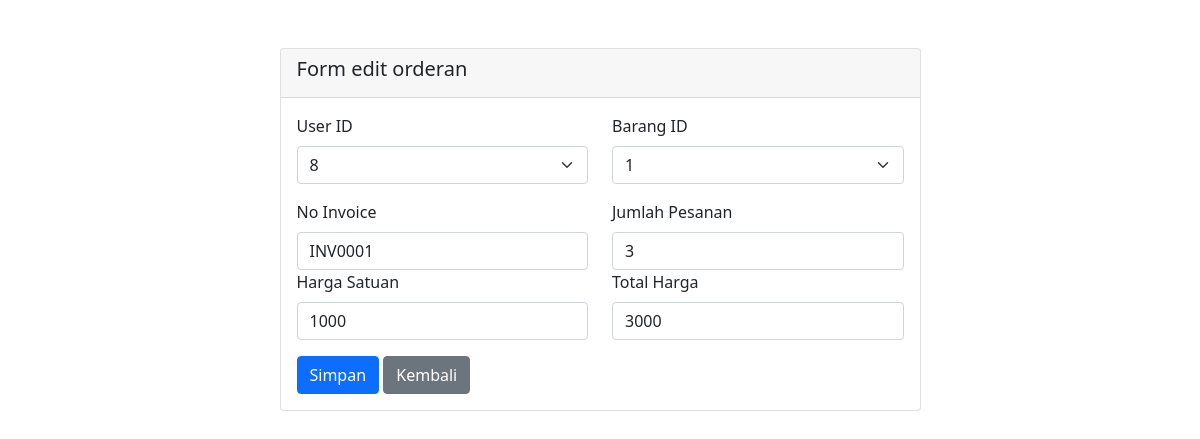
The app's page /edit-order.php?order_id=1 with its own data.
### tables this page shows
CREATE TABLE `tbl_trx_order` (
  `order_id` int(11) NOT NULL,
  `user_id` int(11) NOT NULL,
  `barang_id` int(11) NOT NULL,
  `no_invoice` varchar(50) NOT NULL,
  `jumlah_pesanan` decimal(10,0) NOT NULL,
  `harga_satuan` decimal(10,0) NOT NULL,
  `total_harga` decimal(10,0) NOT NULL
);

### www/edit-order.php (the view, shortened to what this page needs)
<?php
require_once("koneksi.php");
$id = $_GET['order_id'];
$query = "SELECT * FROM tbl_trx_order WHERE order_id = $id";
$result = mysqli_query($db, $query);
$row = mysqli_fetch_assoc($result);
?>
<!doctype html>
<html lang="en">
<head>
    <link href="https://cdn.jsdelivr.net/npm/bootstrap@5.0.2/dist/css/bootstrap.min.css" rel="stylesheet">
</head>
<body>
    <div class="container mt-6">
        <div class="row justify-content-center">
            <div class="col-7 mt-5">
                <div class="card">
                    <div class="card-header">
                        <h5>Form edit orderan</h5>
                    </div>
                    <div class="card-body">
                        <form action="update-order.php" method="POST">
                            <div class="row">
                                <div class="col">
                                    <div class="mb-3">
                                        <label class="form-label">User ID</label>
                                        <select class="form-select" aria-label="Default select example" name="user_id">
                                            <option selected><?= $row['user_id'] ?></option>
                                        </select>
                                    </div>
                                </div>
                                <div class="col">
                                    <div class="mb-3">
                                        <label class="form-label">Barang ID</label>
                                        <select class="form-select" aria-label="Default select example" name="barang_id">
                                            <option selected><?= $row['barang_id'] ?></option>
                                        </select>
                                    </div>
                                </div>
                            </div>
                            <div class="row">
                                <div class="col">
                                    <label for="yourUsername" class="form-label">No Invoice</label>
                                    <div class="input-group has-validation">
                                        <input type="text" name="no_invoice" value="<?= $row['no_invoice'] ?>" class="form-control" id="yourUsername" required>
                                    </div>
                                </div>
                                <div class="col">
                                    <label for="yourUsername" class="form-label">Jumlah Pesanan</label>
                                    <div class="input-group has-validation">
                                        <input type="text" name="jumlah_pesanan" value="<?= $row['jumlah_pesanan'] ?>" class="form-control" id="txt1" onkeyup="sum();" required>
                                    </div>
                                </div>
                            </div>
                            <div class="row">
                                <div class="col">
                                    <label for="yourUsername" class="form-label">Harga Satuan</label>
                                    <div class="input-group has-validation">
                                        <input type="text" name="harga_satuan" value="<?= $row['harga_satuan'] ?>" class="form-control" id="txt2" onkeyup="sum();" required>
                                    </div>
                                </div>
                                <div class="col">
                                    <label for="yourUsername" class="form-label">Total Harga</label>
                                    <div class="input-group has-validation">
                                        <input type="text" name="total_harga" value="<?= $row['total_harga'] ?>" value="0" class="form-control" id="txt4" required>
                                    </div>
                                </div>
                            </div>
                            <div class="mt-3">
                                <button type="submit" name="update" value="Update" class="btn btn-primary">Simpan</button>
                                <a href="master_order.php" type="button" class="btn btn-secondary">Kembali</a>
                            </div>
                        </form>
                    </div>
                </div>
            </div>
        </div>
    </div>
</body>
</html>

### records on screen
tbl_trx_order: user_id "8", barang_id "1", no_invoice "INV0001", jumlah_pesanan "3", harga_satuan "1000", total_harga "3000"
